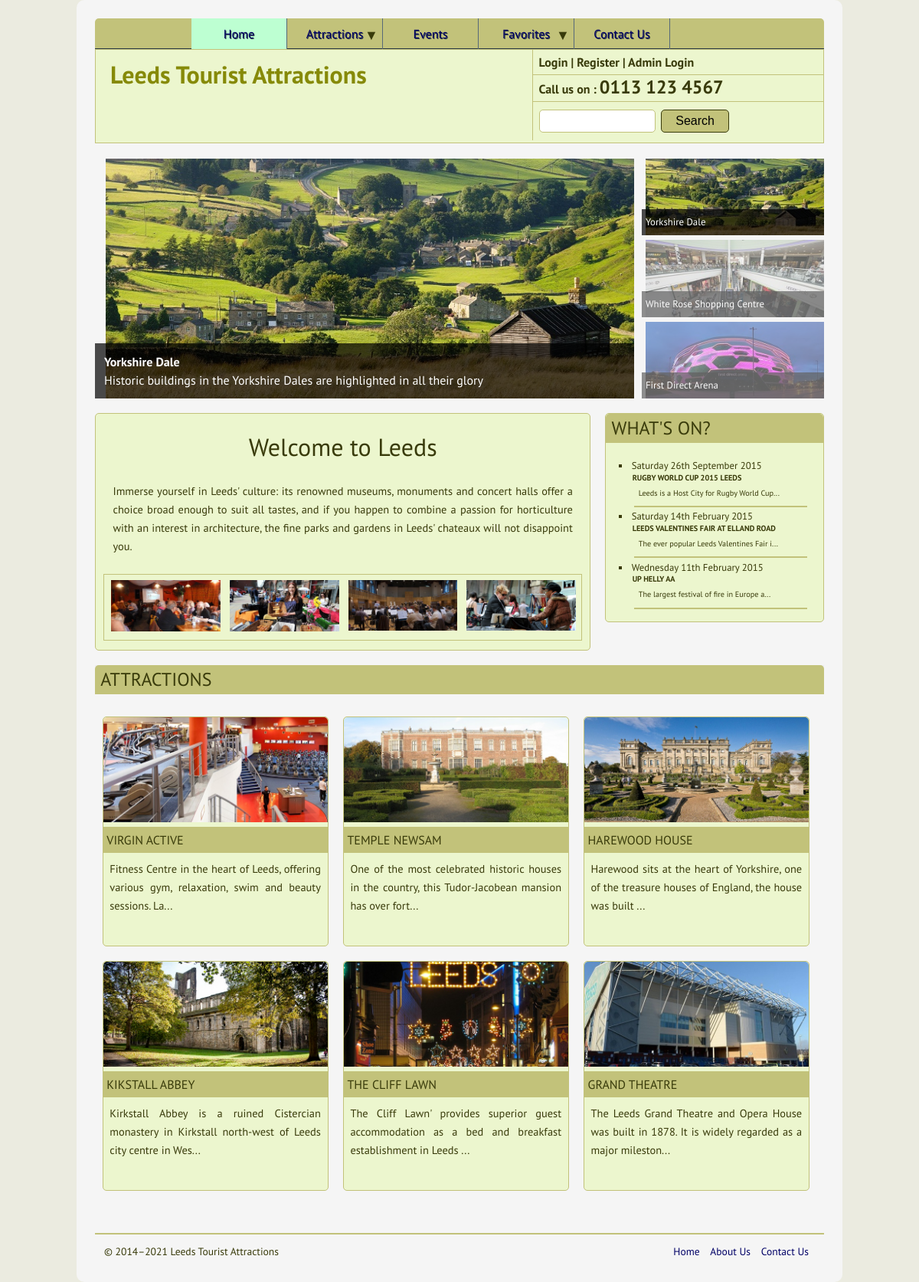
The page / on the database its author committed.
### tables this page shows
CREATE TABLE IF NOT EXISTS `events` (
`EventID` int(11) NOT NULL,
  `Title` varchar(200) NOT NULL,
  `Summary` varchar(200) NOT NULL,
  `Description` varchar(200) NOT NULL,
  `Date` date NOT NULL,
  `Image` varchar(200) NOT NULL,
  `alt` varchar(200) NOT NULL
);

CREATE TABLE IF NOT EXISTS `attraction` (
`AttractionID` int(11) NOT NULL,
  `Name` text NOT NULL,
  `Summary` text NOT NULL,
  `Description` text NOT NULL,
  `OpeningHours` text NOT NULL,
  `Type` int(11) NOT NULL,
  `Area` int(11) NOT NULL,
  `Address` text NOT NULL,
  `Postcode` varchar(10) NOT NULL,
  `Email` varchar(50) NOT NULL,
  `Website` varchar(255) NOT NULL,
  `Telephone` varchar(20) NOT NULL,
  `Start` datetime DEFAULT NULL,
  `End` datetime DEFAULT NULL,
  `AllDayEvent` tinyint(1) DEFAULT NULL,
  `ImageUrl` text NOT NULL,
  `VideoEmbed` text NOT NULL
);

### index.php (the view, shortened to what this page needs)
<?php include "includes/page-start.php";
?>
<!DOCTYPE html>
<?php
			$myQuery  = "SELECT Attraction.*, Type.TypeName ";
			$myQuery .= "FROM Attraction ";
			$myQuery .= "INNER JOIN Type ON Attraction.Type = Type.TypeID ";
			$myQuery .= "ORDER BY RAND() LIMIT 6";
			$result = $con->query($myQuery);
?>
	<?php include "includes/head.php"; ?>
<body>
	<div class="page">
		<header>
			<nav class="clearfix">
				<?php
				echo build_menu(1);
				?>
			</nav>
			<?php include "includes/header.php"; ?>
		</header>
		<div id="slider" >
				<ul class="pgwSlider">
					<li><img src="images/yorkshire-valley-s.jpg" alt="Yorkshire Dale" data-large-src="images/yorkshire-valley.jpg" data-description="Historic buildings in the Yorkshire Dales are highlighted in all their glory"></li>
					<li><img src="images/white-rose-s.jpg" alt="White Rose Shopping Centre" data-large-src="images/white-rose.jpg" data-description="Its name is from the White Rose of York, the traditional symbol of Yorkshire."></li>
					<li><img src="images/leeds-arena-s.jpg" alt="First Direct Arena" data-large-src="images/leeds-arena.jpg" data-description="A 13,500 capacity entertainment focused arena in Leeds"></span>
				</ul>
		</div>
		<article>
			<h1>Welcome to Leeds</h1>
			<p> Immerse yourself in Leeds' culture: its renowned museums,
				monuments and concert halls offer a choice broad enough to suit all tastes,
				and if you happen to combine a passion for horticulture with an interest in architecture,
				the fine parks and gardens in Leeds' chateaux will not disappoint you.</p>
			<div id="gallery_container">
				<div id="gallery">
				<div class="gallery_img"><img src="images/new/Event_Leeds_1.jpg" /> </div>
				<div class="gallery_img"><img src="images/new/Event_Leeds_5.jpg" /> </div>
				<div class="gallery_img"><img src="images/new/Event_Leeds_4.jpg" /> </div>
				<div class="gallery_img"><img src="images/new/Event_Leeds_6.jpg" /> </div>
				</div>
			</div>
		</article>
		<aside>
			<div>
				<h2>What's on?</h2>
						<ul class="whatson " style="list-style-type:square">
							<?php
								$myQuery  = "SELECT events.*";
								$myQuery .= "FROM events ";
								$myQuery .= "ORDER BY Date DESC LIMIT 3 ";
									$whatson_result = $con->query($myQuery);
									while ($rows = mysqli_fetch_array($whatson_result))
									{
										$summary = $rows['Summary'];
										$summarydisplay = substr($summary, 0, 40);
										$date = date_create($rows['Date']);
										echo ' 	<li >';
										echo ' 		<div id= "thumb_date">'.date_format($date, 'l jS F Y') .'</div>';
										echo ' 		<div id="thumb_text">';
										echo '           <a href="event-details.php?ID='. $rows['EventID']. '">';
										echo '				<h4>' . $rows['Title'] . '</h4>';
										echo '			 </a>';
										echo ' 				<p>' . $summarydisplay . '...</p>';
										echo ' 		</div>';
										echo ' 	</li>';
										echo '  <hr>';
									}
								?>
							</ul>
			</div>
		</aside>
		<section class="attraction_container">
			<h2>Attractions</h2>
		<?php
			while ($row = mysqli_fetch_assoc($result)) {
				echo '		<div class="attraction">';
		echo '			<a href="details.php?ID='. $row['AttractionID']. '"><img src="' . $row['ImageUrl'] . '"/>';
		echo '			</a>';
		echo ' 		 <h3><a href="details.php?ID='. $row['AttractionID']. '">' . $row['Name'] . '</a></h3>';
		echo '				<p>' . substr($row['Summary'],0,100). '...</p>';
		echo '				</div>';
		}
		?>
		</section>
			<?php
			include"includes/footer.php";
			?>
</body>
</html>

### includes/head.php (shortened to what this page needs)
<?php include "mylibrary.php";?>
<head>
	<html lang="en">
	<link href="pgwSlider/pgwslider.css" rel="stylesheet" type="text/css">
	<link rel="stylesheet" type="text/css" href="styles/styles.css" />
	<link rel="stylesheet" href="styles/normalize.css">
	<link href="styles/small_screen.css" rel="stylesheet" type="text/css" media="screen and (max-width: 30.06299em)"/>
	<link href="styles/medium_screen.css" rel="stylesheet" type="text/css" media="screen and (min-width: 30.063em) and (max-width:48.06299em) "/>
	<link href="styles/large_screen.css" rel="stylesheet" type="text/css" media="screen and (min-width: 48.063em)" />
</head>

### mylibrary.php (shortened to what this page needs)
<?php
		function build_menu($current){
$HTML ='';
$HTML .='<ul class="clearfix">';
		if($current==1)
			{$HTML .='<li class="current">';}
			else
			{$HTML .='<li>';}
$HTML .='<a href="index.php">Home</a></li>';
		if($current==2)
			{$HTML .='<li class="current">';}
			else
			{$HTML .='<li>';}
$HTML .='<a href="attractions.php">Attractions</a><span class="darrow">&#9660;</span>';
$HTML .='						<ul class="sub1">';
$HTML .='							<li><a href="attractionsArea.php">By Area</a></li>';
$HTML .='                           <li><a href="attractionsType.php">By Type</a></li>';
$HTML .='							<li><a href="submenu3.php">SubMenu item</a></li>';
$HTML .='						</ul>';
$HTML .='					</li>';
		if($current==3)
			{$HTML .='<li class="current">';}
			else
			{$HTML .='<li>';}
$HTML .='<a href="events.php">Events</a></li>';
		if($current==4)
			{$HTML .='<li class="current">';}
			else
			{$HTML .='<li>';}
$HTML .='<a href="favorites.php">Favorites</a><span class="darrow">&#9660;</span>';
$HTML .='						<ul class="sub1">';
$HTML .='							<li><a href="favoritesArea.php">By Area</a></li>';
$HTML .='							<li><a href="favoritesType.php">By Type</a></li>';
$HTML .='							<li><a href="submenu3.php">SubMenu item</a></li>';
$HTML .='						</ul>';
$HTML .='                   </li>';
 		   if($current==5)
			{$HTML .='<li class="current">';}
			else
			{$HTML .='<li>';}
$HTML .='<a href="contact.php">Contact Us</a></li>';
$HTML .='				</ul>';
$HTML .='          <a href="#" id="pull">Menu</a>';
return $HTML;
}
?>

### includes/header.php (shortened to what this page needs)
<div id= "header-lower">
	<div id="logo"><a href="#">Leeds Tourist Attractions</a></div>
		<div id="header-lower-right">
			<div id="signup"><a href="login.php">Login</a> | <a href="register.php">Register</a>   |  <a href="admin_account.php">Admin Login</a></div>
			<div id="tel">Call us on :  <span><a href="tel://+1131234567">0113 123 4567</a></span></div>
			<div id="search">
		    	<form action="index.php" method="post">
						<input class="field" type="text" name="search" value="">
						<button type="submit" name="submit" class="submit">Search</button>
					</form>
			</div>
		</div>
</div>

### includes/footer.php (shortened to what this page needs)
<?php
$startYear = 2014;
$thisYear = date('Y');
if ($thisYear > $startYear){
	$copyright = "$startYear&ndash;$thisYear";
}else{
	$copyright = $startYear;
}
?>
<footer>
			<span class="copy">&copy; <?php echo $copyright;?> Leeds Tourist Attractions</span>
			<ul>
				<li><a href="index.php">Home</a></li>
				<li><a href="about.php">About Us</a></li>
				<li><a href="contact.php">Contact Us</a></li>
			</ul>
		</footer>
	</div>

### pgwSlider/pgwslider.css (style rules this page uses)
ul.pgwSlider, .pgwSlider ul { float: right; width: 25%; padding: 0; list-style: none; margin: 0; }
ul.pgwSlider > li, .pgwSlider > .ps-list > li { height: 50px; margin-bottom: 6px; overflow: hidden; position: relative; opacity: 0.6; filter: alpha(opacity=60); font-size: 0.8rem; transition: opacity 200ms linear; }
ul.pgwSlider > li:last-child, .pgwSlider > ul > li:last-child { margin-bottom: 0; }
ul.pgwSlider > li img, .pgwSlider > ul > li img { width: 100%; min-height: 100%; display: block; transition: margin-top 250ms linear; }
ul.pgwSlider.wide > li, .pgwSlider.wide > ul > li { width: 100% !important; }

### styles/styles.css (style rules this page uses)
html, body, div,h1, h2, h3, p, ul, li, img, p, input { margin: 0; padding: 0; font-size: 100%; }
*, html { -webkit-box-sizing: border-box; -moz-box-sizing: border-box; box-sizing:border-box; }
article,section, aside, hgroup, nav, header, footer, figure, figcaption { display: block; }
body { color: #393B0B; line-height: 1.5em; font-family: 'PT Sans', Arial, sans-serif; background: #EBEBE0; }
.page { max-width: 1000px; width: 96%; height: auto; margin: 0 auto; position: relative; background: #F5F5F5; border-radius: 10px; -moz-border-radius: 10px; -webkit-border-radius: 10px; padding: 2%; }
h1 { font-size: 2em; font-weight: normal; margin: 1em; }
h2 { font-size: 1.6em; font-weight: normal; margin: 0 1em 1em; text-transform: uppercase; padding: .3em; background-color: #C2C27A; border-radius: 5px 5px 0px 0px; -moz-border-radius: 5px 5px 0px 0px; -webkit-border-radius: 5px 5px 0px 0px; }
h3 { font-size: 1.4em; font-weight: normal; margin: 2% 0 1% 0; }
h4 { font-size: 1.1em; font-weight: bold; margin: 0; }
p { margin: .50em; padding: 0; text-align: justify; }
img { max-width: 100%; height: auto; width: auto; margin-left: 2%; border: 0; }
a { font-size: 1em; color:#000066; text-decoration: none; }
ul { list-style: none; }
#logo a { color: #868A08; }
#slider { margin-top: 20px; height: 250px; }
article { padding: 10px; width: 100%; }
article h1 { color: #868A08; }
footer { width:100%; margin-top: 2%; font-size: .85em; padding: 10px 0; clear: both; border-top: 2px solid #C2C27A; height: 40px; }
footer ul { margin: 0px 20px; float: right; text-align: center; overflow: hidden; }
footer li { display: inline; }
footer li a { width: 60px; padding-left: 10px; }
.copy { text-align: left; padding-left: 12px; }
.clearfix:before, .clearfix:after { content: " "; display: inline; }
.clearfix:after { clear: both; }
.current { background: #BDFFD2; outline: 0; }
nav { height: 40px; width: 100%; background: #C2C27A; font-size: 16px; font-weight: normal; position:relative; border-bottom: 1px solid #283744; border-radius: 5px 5px 0px 0px; -moz-border-radius: 5px 5px 0px 0px; -webkit-border-radius: 5px 5px 0px 0px; }
nav ul { padding: 0; margin: 0 auto; width: 700px; height: 40px; }
nav li { display: inline; float: left; position: relative; }
nav a { color: #000066; display: inline-block; width: 125px; text-align: center; text-decoration: none; line-height: 40px; text-shadow: 1px 1px 0px #283744; }
nav li a { border-right: 1px solid #576979; box-sizing:border-box; -moz-box-sizing:border-box; -webkit-box-sizing:border-box; }
.darrow { font-size: 18px; position: absolute; top: 10px; right: 5%; }

### rows shown on the page
events: Date "Saturday 26th September 2015", Title "RUGBY WORLD CUP 2015 LEEDS", Summary "Leeds is a Host City for Rugby World Cup"
events: Date "Saturday 14th February 2015", Title "LEEDS VALENTINES FAIR AT ELLAND ROAD", Summary "The ever popular Leeds Valentines Fair i"
events: Date "Wednesday 11th February 2015", Title "UP HELLY AA", Summary "The largest festival of fire in Europe a"
attraction: ImageUrl (picture), Name "VIRGIN ACTIVE", Summary "Fitness Centre in the heart of Leeds, offering various gym, relaxation, swim and beauty sessions. La"
attraction: ImageUrl (picture), Name "TEMPLE NEWSAM", Summary "One of the most celebrated historic houses in the country, this Tudor-Jacobean mansion has over fort"
attraction: ImageUrl (picture), Name "HAREWOOD HOUSE", Summary "Harewood sits at the heart of Yorkshire, one of the treasure houses of England, the house was built"
attraction: ImageUrl (picture), Name "KIKSTALL ABBEY", Summary "Kirkstall Abbey is a ruined Cistercian monastery in Kirkstall north-west of Leeds city centre in Wes"
attraction: ImageUrl (picture), Name "THE CLIFF LAWN", Summary "The Cliff Lawn' provides superior guest accommodation as a bed and breakfast establishment in Leeds"
attraction: ImageUrl (picture), Name "GRAND THEATRE", Summary "The Leeds Grand Theatre and Opera House was built in 1878. It is widely regarded as a major mileston"

### other values the page prints
$copyright "2014–2021"
